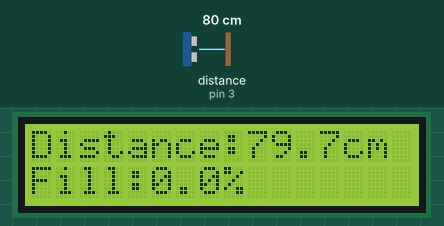
Bench run of a sketch on a simulated Arduino Uno, built with avr-gcc and run on an emulated ATmega328P. On the bench: 16×2 character LCD. Wiring (inferred from the names in the program): ultrasonic range finder: trigger pin 2; echo pin 3. The inputs (shaded band) are chosen by the test bench; at power-on: distance to the obstacle (sensor on pin 3) 80 cm. The echo pulse lasts 58.3 µs per cm.

Above: at 1.2 s.
1.3 s: distance to the obstacle (sensor on pin 3) set to 18 cm
At 2.5 s:
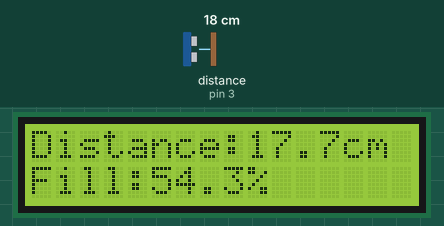
4.2 s: distance to the obstacle (sensor on pin 3) set to 2 cm
At 4.6 s:
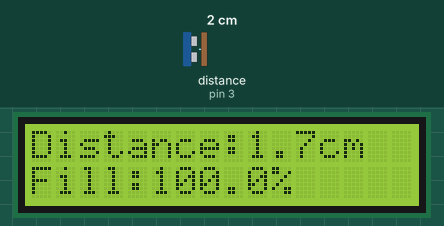
5.8 s: distance to the obstacle (sensor on pin 3) set to 4 cm
At 7.8 s:
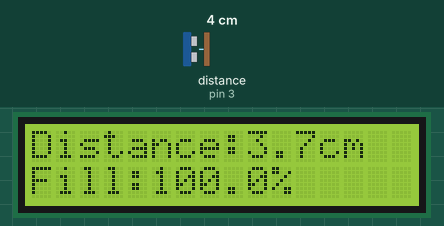
Timing chart, 0 to 9.3 s (numbered marks = the images above; inputs shaded):
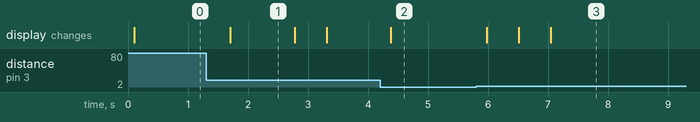

Measured:
- after the input at 1.3 s, the display: changes after 0.41 s (image 1)
- after the input at 4.2 s, the display: changes after 0.18 s (image 2)
- after the input at 5.8 s, the display: changes after 0.18 s (image 3)
- what the display in image 1 shows lasts 1.1 s, from 1.7 s to 2.8 s

The sketch:

6_ultrasonic_fill_level_with_lcd.ino
```cpp
#include <Wire.h>
#include <LiquidCrystal_I2C.h>

LiquidCrystal_I2C lcd(0x27, 16, 2);

const int trigPin = 2;
const int echoPin = 3;

const float EMPTY_DISTANCE = 28.0;  // 0%
const float FULL_DISTANCE = 9.0;    // 100%

float getDistance() {
  digitalWrite(trigPin, LOW);
  delayMicroseconds(2);

  digitalWrite(trigPin, HIGH);
  delayMicroseconds(10);
  digitalWrite(trigPin, LOW);

  long duration = pulseIn(echoPin, HIGH, 30000);

  if (duration == 0) {
    return -1;
  }

  return duration * 0.0343 / 2;
}

void setup() {
  Serial.begin(9600);

  pinMode(trigPin, OUTPUT);
  pinMode(echoPin, INPUT);

  lcd.init();
  lcd.backlight();
}

void loop() {

  float distance = getDistance();

  if (distance == -1) {
    lcd.clear();
    lcd.setCursor(0, 0);
    lcd.print("No Reading");
    delay(500);
    return;
  }

  float fillPercent =
    (EMPTY_DISTANCE - distance) /
    (EMPTY_DISTANCE - FULL_DISTANCE) * 100.0;

  fillPercent = constrain(fillPercent, 0, 100);

  // Line 1: Distance
  lcd.setCursor(0, 0);
  lcd.print("Distance:");
  lcd.print(distance, 1);
  lcd.print("cm ");

  // Line 2: Fill Level
  lcd.setCursor(0, 1);
  lcd.print("Fill:");
  lcd.print(fillPercent, 1);
  lcd.print("%       ");

  delay(500);
}
```
